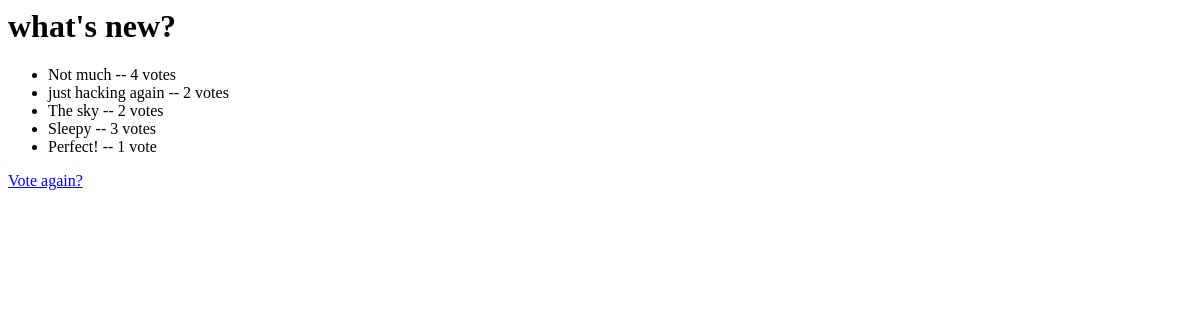
The app's page /polls/1/results/, older data.
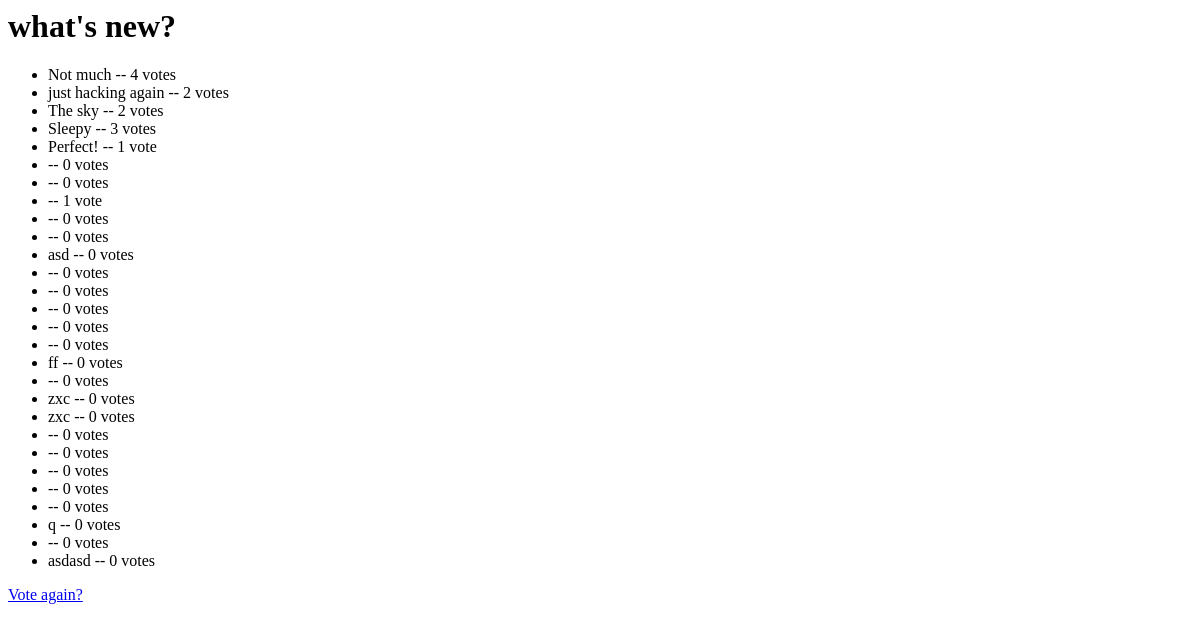
The same page, newer data.
### polls/models.py (models this page shows, shortened)
class Question(models.Model):
    question_text = models.CharField('질문 내용',max_length=200)
    pub_date = models.DateTimeField('date published')

class Choice(models.Model):
    question = models.ForeignKey(Question, on_delete=models.CASCADE)
    choice_text = models.CharField('선택한 내용',max_length=200)
    votes = models.IntegerField(default=0)

### polls/views.py (the view)
# urls.py: url(r'^(?P<question_id>[0-9]+)/results/$', views.results, name='results'),
def results(request, question_id):
    question = get_object_or_404(Question, pk=question_id)
    return render(request, 'results.html', {'question': question})

### polls/templates/results.html
<h1>{{ question.question_text }}</h1>
<ul>
	{% for choice in question.choice_set.all %}
	    <li>{{ choice.choice_text }} -- {{ choice.votes }} vote{{ choice.votes|pluralize }}</li>
	    {% endfor %}
</ul>
<a href="{% url 'poll:detail' question.id %}">Vote again?</a>

Row changes from the older to the newer data that the page shows:
added Choice: votes "0"
added Choice: votes "0"
added Choice: votes "1"
added Choice: votes "0"
added Choice: votes "0"
added Choice: choice_text "asd", votes "0"
added Choice: votes "0"
added Choice: votes "0"
added Choice: votes "0"
added Choice: votes "0"
added Choice: votes "0"
added Choice: choice_text "ff", votes "0"
added Choice: votes "0"
added Choice: choice_text "zxc", votes "0"
added Choice: choice_text "zxc", votes "0"
added Choice: votes "0"
added Choice: votes "0"
added Choice: votes "0"
added Choice: votes "0"
added Choice: votes "0"
added Choice: choice_text "q", votes "0"
added Choice: votes "0"
added Choice: choice_text "asdasd", votes "0"
